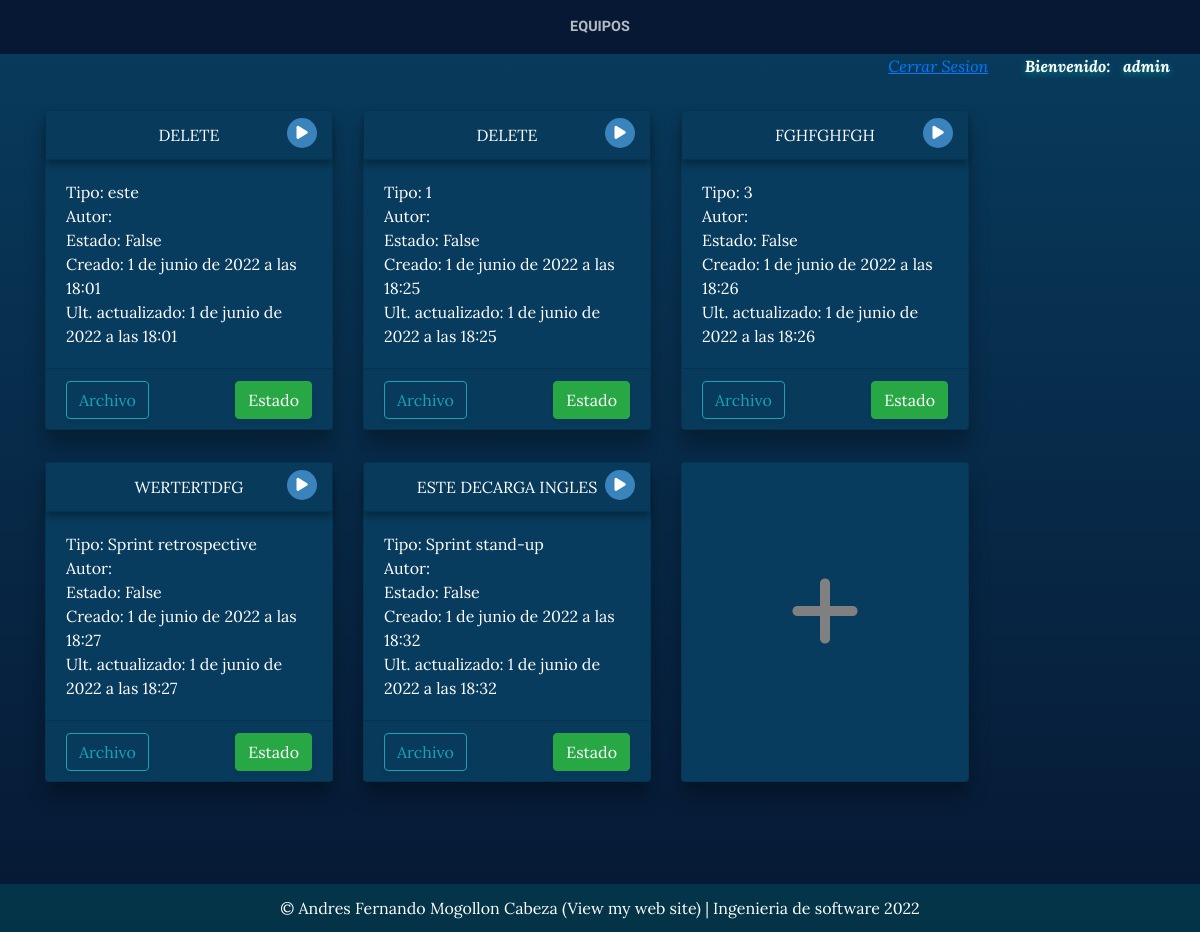
The page /archivo/1/ (signed in) on the database as committed earlier.
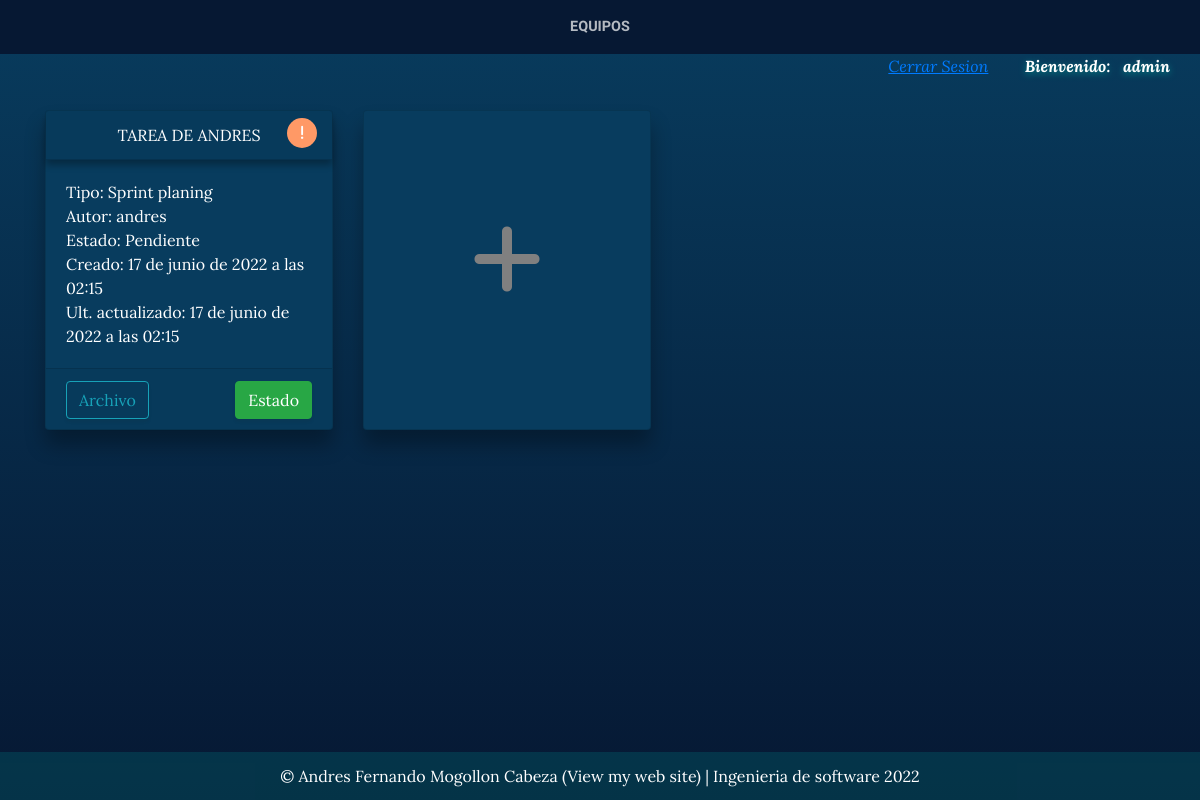
The same page on the database as committed later.
### Archivo/models.py (models this page shows, shortened)
class archivo(models.Model):
    nombre = models.FileField(upload_to = 'archivos/', null = True, blank = True)
    tarea = models.CharField(max_length=60)
    tipo = models.CharField(max_length=60)
    equipo = models.ForeignKey(equipo, on_delete= models.CASCADE, default="")
    autor = models.ForeignKey(integrante, on_delete= models.CASCADE, default="")
    estado = models.CharField(max_length=30)
    created = models.DateTimeField(auto_now_add=True)
    updated = models.DateTimeField(auto_now=True)
    class Meta:
        verbose_name = 'archivos'
        verbose_name_plural = 'archivo'

### Login/models.py (models this page shows)
class integrante(models.Model):
    nombre = models.CharField(max_length=60)
    tipo = models.CharField(max_length=60)
    created = models.DateTimeField(auto_now_add=True)
    updated = models.DateTimeField(auto_now_add=True)
    class Meta:
        verbose_name = 'integrantes'
        verbose_name_plural = 'integrante'
    def __str__(self):
        return self.nombre

### Archivo/views.py (the view)
# urls.py: path('<int:equipo_id>/', archivos, name="archivo"),
@login_required
def archivos(request, equipo_id):
    archivoss = archivo.objects.filter(equipo = equipo_id).order_by('-estado')
    return render(request, 'archivo/archivo.html',{'archivoss':archivoss, 'equipo':equipo_id})

### Archivo/templates/archivo/archivo.html
{% extends 'Autenticacion/base.html' %}
{% load static %}
{% block content %}
    <div class="container">
        <div class="row" style="margin-bottom:150px; ">
            {% for archivo in archivoss %}
                <div class="col-auto" style="margin-top: 2rem;">
                    <div class="card camb-card" style="height: 20rem;">
                            <div class="card-header text-center" style="box-shadow: 0px 5px 7px rgba(0, 0, 0, 0.3);" >
                                {{archivo.tarea|upper}}
                            </div>
                            <div class="card-body text-left">
                                <ul class="list-group">
                                    <li class="list-group">
                                        <div class="cart-text">Tipo: {{archivo.tipo}}</div>
                                        {% if archivo.estado == 'Pendiente' %}
                                            <ul style="position: absolute; transform: translateX(13.5rem) translateY(-4.5rem);" class="social-network social-circle">
                                                <li ><a style="background: #ff9966; " title="Finalizado"><i class="fa fa-exclamation"></i></a></li>
                                            </ul>
                                        {% elif archivo.estado == 'Finalizado' %}
                                            <ul style="position: absolute; transform: translateX(13.5rem) translateY(-4.5rem);" class="social-network social-circle">
                                                <li ><a style="background: #25D366; " title="Finalizado"><i class="fa fa-check"></i></a></li>
                                            </ul>
                                        {% else %}
                                            <ul style="position: absolute; transform: translateX(13.5rem) translateY(-4.5rem);" class="social-network social-circle">
                                                <li ><a style="background: #3b83bd; " title="Finalizado"><i class="fa fa-play"></i></a></li>
                                            </ul>
                                        {% endif %}
                                    </li>
                                    <li class="list-group">
                                        <div class="cart-text">Autor: {{archivo.autor}}</div>
                                    </li>
                                    <li class="list-group">
                                        <div class="cart-text">Estado: {{archivo.estado}}</div>
                                    </li>
                                    <li class="list-group">
                                        <div class="cart-text">Creado: {{archivo.created}}</div>
                                    </li>
                                    <li class="list-group">
                                        <div class="cart-text">Ult. actualizado: {{archivo.updated}}</div>
                                    </li>
                                </ul>
                            </div>
                            <div class="card-footer">
                                <tr>
                                    <th>
                                        <a class="btn btn-outline-info" style="display: inline-block;" href="{{archivo.nombre.url}}" target="_blank" role="button">Archivo</a>
                                    </th>
                                    <th >
                                        <a class="btn btn-success float-right" style="display: inline-block;" href="{% url 'editar_estado' equipo archivo.id %}" role="button">Estado</a>
                                    </th>
                                </tr>
                            </div>
                        </div>
                </div>
            {% endfor %}
            <div class="col-auto" style="margin-top: 2rem;">
                <a href="{% url 'agregar_archivo' equipo %}" >
                    <div class="card camb-card" style="height: 20rem;">
                        <div class="card-body text-center"  style="margin: 5.5rem 0; color: gray;">
                            <i class="fa fa-plus fa-5x" aria-hidden="true"></i>
                        </div>
                    </div>
                </a>
            </div>
        </div>
    </div>
{% endblock  %}

### Login/templates/Autenticacion/base.html (shortened to what this page needs)
<html>
<head>
    {% load static %}
    <link href="{% static 'ProyectoWebApp/vendor/bootstrap/css/bootstrap.min.css' %} " rel="stylesheet">
    <link href="{% static 'ProyectoWebApp/css/gestion.css' %} " rel="stylesheet">
    <link href="https://maxcdn.bootstrapcdn.com/font-awesome/4.7.0/css/font-awesome.min.css" rel="stylesheet" >
</head>
<body>
 {% if user.is_authenticated %}
 <nav class="navbar navbar-expand-lg navbar-dark py-lg-2 sticky-top" id="mainNav">
    <div class="container">
      <div class="collapse navbar-collapse" id="navbarResponsive">
        <ul class="navbar-nav mx-auto">
          <li class="nav-item {% if request.path|slice:':8' == '/equipos' %} active {% endif %} px-lg-4">
            <a class="nav-link text-uppercase text-expanded" style="text-decoration: none;" href="{% url 'equipos' %}">Equipos</a>
          </li>
        </ul>
      </div>
    </div>
  </nav>
  <div style="color: white; text-align: right; margin-right: 30px; ">
    <em><a href="{% url 'cerrar_sesion' %}" class="link mx-left" style="margin-right: 2rem;">Cerrar Sesion</a></em>
    <em style="font-weight: bold; text-shadow: 0px 2px 7px darkcyan;">  Bienvenido: &nbsp {{user.username}}</em>
  </div>
  {% endif %}
    {% block content %}
    {% endblock  %}
    <footer class="footer text-faded text-center py-auto" role="contentinfo" >
      <div class="container">
        <p class="m-0 mbt1" style="color: white; transform: translateY(-10px);">&copy; Andres Fernando Mogollon Cabeza <a href="https://personaland.herokuapp.com/" class="m-0 mbt1" style="color: white; transform: translateY(-10px);">(View my web site)</a> | Ingenieria de software 2022</p>
      </div>
	  </footer>
</body>
</html>

### static/ProyectoWebApp/css/gestion.css (style rules this page uses)
body { font-family: 'Lora'; background: linear-gradient(rgb(8, 60, 94), rgb(6, 24, 51)); background-attachment: fixed; background-position: center; background-size: cover; }
p { line-height: 1.75; }
.text-faded { color: black; }
#mainNav { background-color: rgb(6, 24, 51); font-family: 'Raleway'; }
#mainNav .navbar-nav .nav-item .nav-link { color: rgba(255, 255, 255, 0.7); font-weight: 800; }
@media (min-width: 992px) { #mainNav .navbar-nav .nav-item .nav-link { font-size: 0.9rem; } }
html { min-height: 100%; position: relative; }
body { margin: 0; margin-bottom: 40px; }
footer { background-color: rgba(0, 139, 139, 0.24); position: absolute; bottom: 0; width: 100%; color: white; }
.btn { box-shadow: 0px 3px 3px 0px rgba(33, 37, 41, 0.1); }
.mbt1 { padding-top: 1.25rem; }
a.link { text-decoration: underline; margin-bottom: 3px; }
.camb-card { width: 18rem; background-color: rgb(8, 60, 94); box-shadow: 0px 15px 20px rgba(0, 0, 0, 0.3); color: white; }
ul.social-network { list-style: none; display: inline; margin-left: 0 !important; padding: 0; }
ul.social-network li { display: inline; margin: 0 5px; }
.social-circle li a { display: inline-block; position: relative; margin: 10px auto 10px auto; -moz-border-radius: 50%; -webkit-border-radius: 50%; border-radius: 50%; text-align: center; width: 30px; height: 30px; font-size: 15px; }
.social-circle li i { margin: 0; line-height: 30px; text-align: center; }
.social-circle i { color: white; -webkit-transition: all 0.8s; -moz-transition: all 0.8s; -o-transition: all 0.8s; -ms-transition: all 0.8s; transition: all 0.8s; }
.social-network a { background-color: #F9F9F9; }

Rows that differ between the two databases and show on the page:
removed archivo: tarea "DELETE", tipo "este", estado "False", created "1 de junio de 2022 a las 18:01", updated "1 de junio de 2022 a las 18:01"
removed archivo: tarea "DELETE", tipo "1", estado "False", created "1 de junio de 2022 a las 18:25", updated "1 de junio de 2022 a las 18:25"
removed archivo: tarea "FGHFGHFGH", tipo "3", estado "False", created "1 de junio de 2022 a las 18:26", updated "1 de junio de 2022 a las 18:26"
removed archivo: tarea "WERTERTDFG", tipo "Sprint retrospective", estado "False", created "1 de junio de 2022 a las 18:27", updated "1 de junio de 2022 a las 18:27"
removed archivo: tarea "ESTE DECARGA INGLES", tipo "Sprint stand-up", estado "False", created "1 de junio de 2022 a las 18:32", updated "1 de junio de 2022 a las 18:32"
added archivo: tarea "TAREA DE ANDRES", tipo "Sprint planing", autor "andres", estado "Pendiente", created "17 de junio de 2022 a las 02:15", updated "17 de junio de 2022 a las 02:15"
